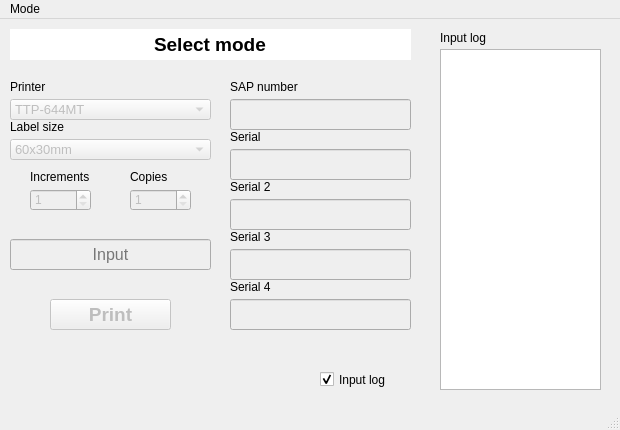
<?xml version="1.0" encoding="UTF-8"?>
<ui version="4.0">
 <class>MainWindow</class>
 <widget class="QMainWindow" name="MainWindow">
  <property name="geometry">
   <rect>
    <x>0</x>
    <y>0</y>
    <width>620</width>
    <height>430</height>
   </rect>
  </property>
  <property name="sizePolicy">
   <sizepolicy hsizetype="Fixed" vsizetype="Fixed">
    <horstretch>0</horstretch>
    <verstretch>0</verstretch>
   </sizepolicy>
  </property>
  <property name="minimumSize">
   <size>
    <width>0</width>
    <height>0</height>
   </size>
  </property>
  <property name="maximumSize">
   <size>
    <width>1000</width>
    <height>1000</height>
   </size>
  </property>
  <property name="windowTitle">
   <string>FML</string>
  </property>
  <widget class="QWidget" name="centralwidget">
   <widget class="QLineEdit" name="lineEdit_2">
    <property name="enabled">
     <bool>false</bool>
    </property>
    <property name="geometry">
     <rect>
      <x>230</x>
      <y>80</y>
      <width>181</width>
      <height>31</height>
     </rect>
    </property>
    <property name="font">
     <font>
      <pointsize>10</pointsize>
      <weight>50</weight>
      <bold>false</bold>
     </font>
    </property>
    <property name="alignment">
     <set>Qt::AlignCenter</set>
    </property>
    <property name="readOnly">
     <bool>true</bool>
    </property>
   </widget>
   <widget class="QLineEdit" name="lineEdit_3">
    <property name="enabled">
     <bool>false</bool>
    </property>
    <property name="geometry">
     <rect>
      <x>230</x>
      <y>130</y>
      <width>181</width>
      <height>31</height>
     </rect>
    </property>
    <property name="font">
     <font>
      <pointsize>10</pointsize>
      <weight>50</weight>
      <bold>false</bold>
     </font>
    </property>
    <property name="alignment">
     <set>Qt::AlignCenter</set>
    </property>
    <property name="readOnly">
     <bool>true</bool>
    </property>
   </widget>
   <widget class="QLineEdit" name="lineEdit_4">
    <property name="enabled">
     <bool>false</bool>
    </property>
    <property name="geometry">
     <rect>
      <x>230</x>
      <y>180</y>
      <width>181</width>
      <height>31</height>
     </rect>
    </property>
    <property name="font">
     <font>
      <pointsize>10</pointsize>
      <weight>50</weight>
      <bold>false</bold>
     </font>
    </property>
    <property name="alignment">
     <set>Qt::AlignCenter</set>
    </property>
    <property name="readOnly">
     <bool>true</bool>
    </property>
   </widget>
   <widget class="QLineEdit" name="lineEdit_5">
    <property name="enabled">
     <bool>false</bool>
    </property>
    <property name="geometry">
     <rect>
      <x>230</x>
      <y>230</y>
      <width>181</width>
      <height>31</height>
     </rect>
    </property>
    <property name="font">
     <font>
      <pointsize>10</pointsize>
      <weight>50</weight>
      <bold>false</bold>
     </font>
    </property>
    <property name="alignment">
     <set>Qt::AlignCenter</set>
    </property>
    <property name="readOnly">
     <bool>true</bool>
    </property>
   </widget>
   <widget class="QLabel" name="label">
    <property name="geometry">
     <rect>
      <x>230</x>
      <y>60</y>
      <width>181</width>
      <height>16</height>
     </rect>
    </property>
    <property name="text">
     <string>SAP number</string>
    </property>
   </widget>
   <widget class="QLabel" name="label_2">
    <property name="geometry">
     <rect>
      <x>230</x>
      <y>110</y>
      <width>181</width>
      <height>16</height>
     </rect>
    </property>
    <property name="text">
     <string>Serial</string>
    </property>
   </widget>
   <widget class="QLabel" name="label_3">
    <property name="geometry">
     <rect>
      <x>230</x>
      <y>160</y>
      <width>181</width>
      <height>16</height>
     </rect>
    </property>
    <property name="text">
     <string>Serial 2</string>
    </property>
   </widget>
   <widget class="QLabel" name="label_4">
    <property name="geometry">
     <rect>
      <x>230</x>
      <y>210</y>
      <width>181</width>
      <height>16</height>
     </rect>
    </property>
    <property name="text">
     <string>Serial 3</string>
    </property>
   </widget>
   <widget class="QLineEdit" name="lineEdit_6">
    <property name="enabled">
     <bool>false</bool>
    </property>
    <property name="geometry">
     <rect>
      <x>230</x>
      <y>280</y>
      <width>181</width>
      <height>31</height>
     </rect>
    </property>
    <property name="font">
     <font>
      <pointsize>10</pointsize>
      <weight>50</weight>
      <bold>false</bold>
     </font>
    </property>
    <property name="alignment">
     <set>Qt::AlignCenter</set>
    </property>
    <property name="readOnly">
     <bool>true</bool>
    </property>
   </widget>
   <widget class="QLabel" name="label_5">
    <property name="geometry">
     <rect>
      <x>230</x>
      <y>260</y>
      <width>181</width>
      <height>16</height>
     </rect>
    </property>
    <property name="text">
     <string>Serial 4</string>
    </property>
   </widget>
   <widget class="QPushButton" name="pushButton">
    <property name="enabled">
     <bool>false</bool>
    </property>
    <property name="geometry">
     <rect>
      <x>50</x>
      <y>280</y>
      <width>121</width>
      <height>31</height>
     </rect>
    </property>
    <property name="font">
     <font>
      <pointsize>14</pointsize>
      <weight>75</weight>
      <bold>true</bold>
     </font>
    </property>
    <property name="text">
     <string>Print</string>
    </property>
   </widget>
   <widget class="QLineEdit" name="lineEdit">
    <property name="enabled">
     <bool>false</bool>
    </property>
    <property name="geometry">
     <rect>
      <x>10</x>
      <y>220</y>
      <width>201</width>
      <height>31</height>
     </rect>
    </property>
    <property name="font">
     <font>
      <pointsize>12</pointsize>
     </font>
    </property>
    <property name="alignment">
     <set>Qt::AlignCenter</set>
    </property>
    <property name="placeholderText">
     <string>Input</string>
    </property>
    <property name="clearButtonEnabled">
     <bool>false</bool>
    </property>
   </widget>
   <widget class="QSpinBox" name="spinBox">
    <property name="enabled">
     <bool>false</bool>
    </property>
    <property name="geometry">
     <rect>
      <x>30</x>
      <y>170</y>
      <width>61</width>
      <height>22</height>
     </rect>
    </property>
    <property name="minimum">
     <number>1</number>
    </property>
   </widget>
   <widget class="QComboBox" name="comboBox_2">
    <property name="enabled">
     <bool>false</bool>
    </property>
    <property name="geometry">
     <rect>
      <x>10</x>
      <y>120</y>
      <width>201</width>
      <height>21</height>
     </rect>
    </property>
    <property name="font">
     <font>
      <pointsize>10</pointsize>
     </font>
    </property>
    <property name="maxVisibleItems">
     <number>10</number>
    </property>
    <item>
     <property name="text">
      <string>60x30mm</string>
     </property>
    </item>
    <item>
     <property name="text">
      <string>100x20mm</string>
     </property>
    </item>
    <item>
     <property name="text">
      <string>101x157mm</string>
     </property>
    </item>
   </widget>
   <widget class="QComboBox" name="comboBox">
    <property name="enabled">
     <bool>false</bool>
    </property>
    <property name="geometry">
     <rect>
      <x>10</x>
      <y>80</y>
      <width>201</width>
      <height>21</height>
     </rect>
    </property>
    <property name="font">
     <font>
      <pointsize>10</pointsize>
     </font>
    </property>
    <property name="maxVisibleItems">
     <number>10</number>
    </property>
    <item>
     <property name="text">
      <string>TTP-644MT</string>
     </property>
    </item>
    <item>
     <property name="text">
      <string>ME340_production</string>
     </property>
    </item>
    <item>
     <property name="text">
      <string>ME340_lager</string>
     </property>
    </item>
    <item>
     <property name="text">
      <string>Zebra_ZT230_production</string>
     </property>
    </item>
    <item>
     <property name="text">
      <string>Zebra_ZT230_lager</string>
     </property>
    </item>
   </widget>
   <widget class="QLabel" name="label_6">
    <property name="geometry">
     <rect>
      <x>10</x>
      <y>60</y>
      <width>201</width>
      <height>16</height>
     </rect>
    </property>
    <property name="text">
     <string>Printer</string>
    </property>
   </widget>
   <widget class="QLabel" name="label_7">
    <property name="geometry">
     <rect>
      <x>10</x>
      <y>100</y>
      <width>201</width>
      <height>16</height>
     </rect>
    </property>
    <property name="text">
     <string>Label size</string>
    </property>
   </widget>
   <widget class="QLabel" name="label_8">
    <property name="geometry">
     <rect>
      <x>30</x>
      <y>150</y>
      <width>91</width>
      <height>16</height>
     </rect>
    </property>
    <property name="text">
     <string>Increments</string>
    </property>
   </widget>
   <widget class="QSpinBox" name="spinBox_2">
    <property name="enabled">
     <bool>false</bool>
    </property>
    <property name="geometry">
     <rect>
      <x>130</x>
      <y>170</y>
      <width>61</width>
      <height>22</height>
     </rect>
    </property>
    <property name="minimum">
     <number>1</number>
    </property>
   </widget>
   <widget class="QLabel" name="label_9">
    <property name="geometry">
     <rect>
      <x>130</x>
      <y>150</y>
      <width>91</width>
      <height>16</height>
     </rect>
    </property>
    <property name="text">
     <string>Copies</string>
    </property>
   </widget>
   <widget class="QLineEdit" name="lineEdit_7">
    <property name="geometry">
     <rect>
      <x>10</x>
      <y>10</y>
      <width>401</width>
      <height>31</height>
     </rect>
    </property>
    <property name="font">
     <font>
      <pointsize>14</pointsize>
      <weight>75</weight>
      <bold>true</bold>
     </font>
    </property>
    <property name="text">
     <string>Select mode</string>
    </property>
    <property name="frame">
     <bool>false</bool>
    </property>
    <property name="alignment">
     <set>Qt::AlignCenter</set>
    </property>
    <property name="readOnly">
     <bool>true</bool>
    </property>
   </widget>
   <widget class="QCheckBox" name="checkBox">
    <property name="geometry">
     <rect>
      <x>320</x>
      <y>350</y>
      <width>92</width>
      <height>21</height>
     </rect>
    </property>
    <property name="text">
     <string>Input log</string>
    </property>
    <property name="checked">
     <bool>true</bool>
    </property>
   </widget>
   <widget class="QTextBrowser" name="textBrowser">
    <property name="geometry">
     <rect>
      <x>440</x>
      <y>30</y>
      <width>161</width>
      <height>341</height>
     </rect>
    </property>
   </widget>
   <widget class="QLabel" name="label_10">
    <property name="geometry">
     <rect>
      <x>440</x>
      <y>10</y>
      <width>67</width>
      <height>17</height>
     </rect>
    </property>
    <property name="text">
     <string>Input log</string>
    </property>
   </widget>
  </widget>
  <widget class="QStatusBar" name="statusbar"/>
  <widget class="QMenuBar" name="menuBar">
   <property name="geometry">
    <rect>
     <x>0</x>
     <y>0</y>
     <width>620</width>
     <height>22</height>
    </rect>
   </property>
   <widget class="QMenu" name="menuMode">
    <property name="title">
     <string>Mode</string>
    </property>
    <addaction name="actionProduction_Label"/>
    <addaction name="actionProject_Label"/>
    <addaction name="actionRegister_Router_Rack"/>
    <addaction name="actionRegister_Filter_Rack"/>
   </widget>
   <addaction name="menuMode"/>
  </widget>
  <action name="actionProduction_labels">
   <property name="text">
    <string>Production labels</string>
   </property>
  </action>
  <action name="actionProject_labels">
   <property name="text">
    <string>Project labels</string>
   </property>
  </action>
  <action name="actionRegister_router_rack">
   <property name="text">
    <string>Register router rack</string>
   </property>
  </action>
  <action name="actionRegister_filter_rack">
   <property name="text">
    <string>Register filter rack</string>
   </property>
  </action>
  <action name="actionProduction_Label">
   <property name="checkable">
    <bool>false</bool>
   </property>
   <property name="text">
    <string>Production Label</string>
   </property>
  </action>
  <action name="actionProject_Label">
   <property name="checkable">
    <bool>false</bool>
   </property>
   <property name="text">
    <string>Project Label</string>
   </property>
  </action>
  <action name="actionRegister_Router_Rack">
   <property name="checkable">
    <bool>false</bool>
   </property>
   <property name="text">
    <string>Register Router Rack</string>
   </property>
  </action>
  <action name="actionRegister_Filter_Rack">
   <property name="checkable">
    <bool>false</bool>
   </property>
   <property name="text">
    <string>Register Filter Rack</string>
   </property>
  </action>
 </widget>
 <resources/>
 <connections/>
</ui>
